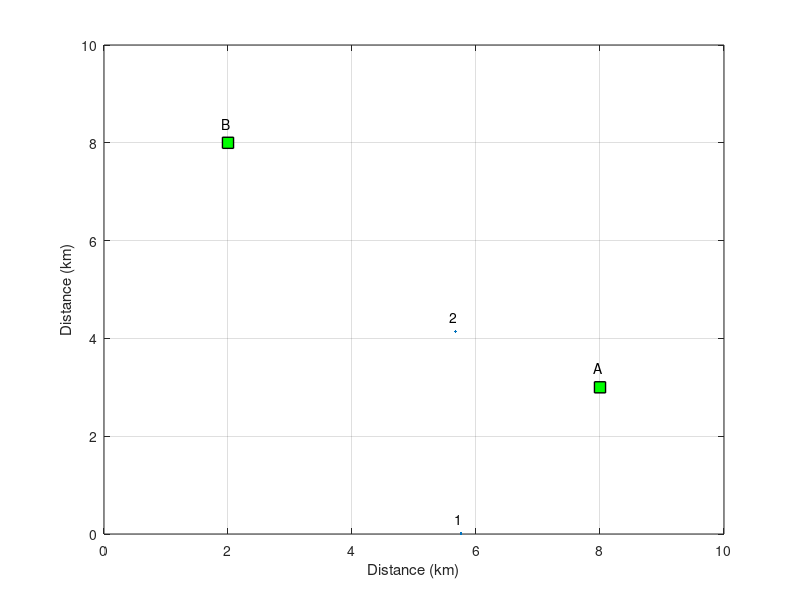

Source code (MATLAB): (Note: this script raises an error after producing the figure.)
Area = 10; % area defined as 10x10 grid
noOfMobiles = 2;
threshold = 15;

% Generate fixed x and y positions for base stations
xBS = [8 2];
yBS = [3 8];

% Generate random x and y position of transmitters
xT = Area*rand(1,noOfMobiles);
yT = Area*rand(1,noOfMobiles);

plot(xT,yT,'.',xBS,yBS,'rs','LineWidth',1,'MarkerEdgeColor','k','MarkerFaceColor','g','MarkerSize',8);
grid on
hold off
axis([0 Area 0 Area])
xlabel('Distance (km)');
ylabel('Distance (km)');

% %label formatting for transmitter coordinates
% xoffset = -.5;
% yoffset = -.3;
% fsize = 8;
% temp_str = mat2cell(num2str([xT(:) yT(:)], '(%.2f,%.1f)'), ones(1,noOfMobiles));
% text(xT+xoffset, yT+yoffset, temp_str,'fontsize', fsize)

%label formatting for BS
A = [1:numel(xBS)]';
dx = -.1; dy = .4;
text(xBS+dx, yBS+dy, char(A+64));

%label formatting for transmitters
a = [1:noOfMobiles]'; b = num2str(a); c = cellstr(b);
dX = -.1; dY = .3;
text(xT+dX, yT+dY, c);

%Uplink
%Use loop to find the distance from each transmitter to BS
distances = size(numel(xT),numel(xT));
for i = 1:numel(xBS)
    for j = 1:numel(xT)
        distances(i,j) = pdist([xBS(i),yBS(i);xT(j),yT(j)],'euclidean');
        %         Ds = sprintf('Distance from BS %c to Mobile %d is %.2f km', char(i+64), j, S(i,j));
        %         disp(Ds);
    end
end

%Calculate pathloss of each Tx to each BS
gain = pathLoss(distances);
[r,c] = size(gain);

%This condition decides which mobile gets to connect to the BS, if there
%was only one BS in the area
if(r == 1)
    [M,I] = min(distances,[],2);
    pair = sprintf('\nMobile %d connects BS A', I);
    disp(pair);
    %This condition decides which BS the mobile should connect to, if there was
    %only one mobile operating in the area
elseif(c == 1)
    [M,I] = min(distances,[],1);
    pair = sprintf('\nMobile 1 connects BS %c', char(I+64));
    disp(pair);
else
    SIR = signalToNoiseRatio(gain);

    pair = pairUp(SIR);
    disp(pair);
    
%     A = powerControl(Pairs, numel(xBS),noOfMobiles);
%     disp(A);
    
end


